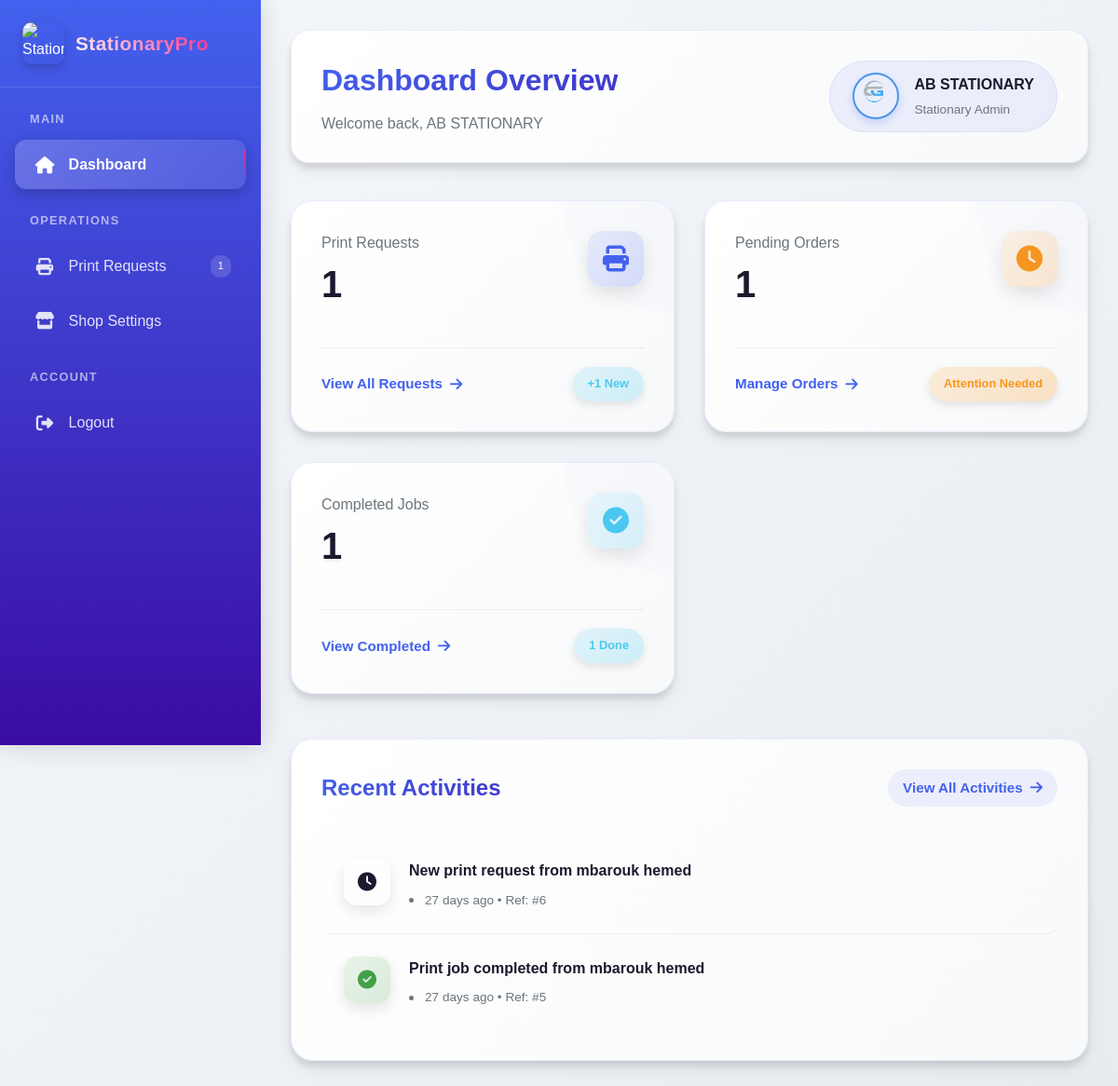
The page /stationary/stationary_dashboard.php (signed in) on the database as committed earlier.
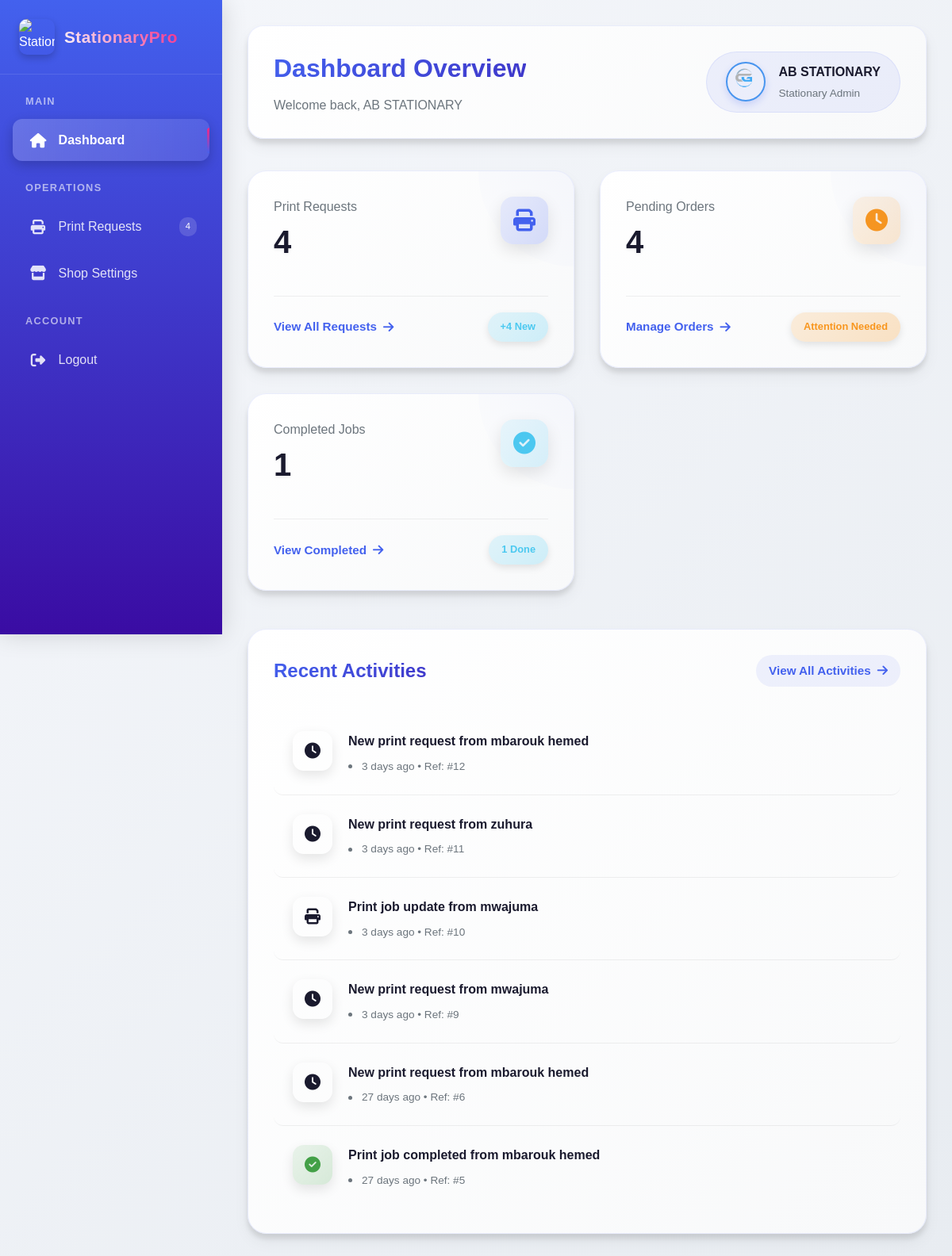
The same page on the database as committed later.
### tables this page shows
CREATE TABLE `stationery` (
  `stationery_id` int(11) NOT NULL,
  `name` varchar(100) NOT NULL,
  `location` varchar(100) DEFAULT NULL,
  `address` text DEFAULT NULL,
  `phone` varchar(20) NOT NULL,
  `email` varchar(100) NOT NULL,
  `whatsapp` varchar(30) DEFAULT NULL,
  `opening_hours` text DEFAULT NULL,
  `description` text DEFAULT NULL,
  `logo` varchar(255) DEFAULT NULL,
  `quantity` int(11) NOT NULL DEFAULT 0,
  `price` decimal(10,2) NOT NULL DEFAULT 0.00,
  `password` varchar(255) NOT NULL,
  `created_at` timestamp NULL DEFAULT current_timestamp(),
  `updated_at` timestamp NULL DEFAULT current_timestamp() ON UPDATE current_timestamp()
);

CREATE TABLE `print_jobs` (
  `job_id` int(11) NOT NULL,
  `user_name` varchar(100) NOT NULL,
  `phone_number` varchar(20) NOT NULL,
  `stationery_id` int(11) NOT NULL,
  `content` text DEFAULT NULL,
  `file_path` varchar(255) DEFAULT NULL,
  `copies` int(11) NOT NULL,
  `print_type` enum('black','color') NOT NULL,
  `special_instructions` text DEFAULT NULL,
  `status` enum('pending','processing','completed','cancelled') DEFAULT 'pending',
  `created_at` timestamp NULL DEFAULT current_timestamp()
);

### stationary/stationary_dashboard.php (the view, shortened to what this page needs)
<?php
include("../connection.php");
$stationary_id = $_SESSION['stationary_admin_id'];
$print_query = "SELECT COUNT(*) as count FROM print_jobs WHERE stationery_id = ? AND status IN ('pending', 'processing')";
$print_stmt = $conn->prepare($print_query);
$print_stmt->bind_param("i", $stationary_id);
$print_stmt->execute();
$print_result = $print_stmt->get_result();
$print_data = $print_result->fetch_assoc();
$print_count = $print_data['count'];
$orders_query = "SELECT COUNT(*) as count FROM print_jobs WHERE stationery_id = ? AND status = 'pending'";
$orders_stmt = $conn->prepare($orders_query);
$orders_stmt->bind_param("i", $stationary_id);
$orders_stmt->execute();
$orders_result = $orders_stmt->get_result();
$orders_data = $orders_result->fetch_assoc();
$orders_count = $orders_data['count'];
$completed_query = "SELECT COUNT(*) as count FROM print_jobs WHERE stationery_id = ? AND status = 'completed'";
$completed_stmt = $conn->prepare($completed_query);
$completed_stmt->bind_param("i", $stationary_id);
$completed_stmt->execute();
$completed_result = $completed_stmt->get_result();
$completed_data = $completed_result->fetch_assoc();
$completed_count = $completed_data['count'];
$activities_query = "
    SELECT 'print' as type, user_name, created_at,
    CASE
        WHEN status = 'pending' THEN 'New print request'
        WHEN status = 'processing' THEN 'Print job in progress'
        WHEN status = 'completed' THEN 'Print job completed'
        ELSE 'Print job update'
    END as description,
    job_id as reference_id,
    status
    FROM print_jobs
    WHERE stationery_id = ?
    ORDER BY created_at DESC
    LIMIT 6
";
$activities_stmt = $conn->prepare($activities_query);
$activities_stmt->bind_param("i", $stationary_id);
$activities_stmt->execute();
$activities_result = $activities_stmt->get_result();
$recent_activities = $activities_result->fetch_all(MYSQLI_ASSOC);
function timeAgo($timestamp) {
    $currentTime = time();
    $timestamp = strtotime($timestamp);
    $timeDiff = $currentTime - $timestamp;
    if ($timeDiff < 60) {
        return "Just now";
    } elseif ($timeDiff < 3600) {
        $minutes = floor($timeDiff / 60);
        return $minutes . " min ago";
    } elseif ($timeDiff < 86400) {
        $hours = floor($timeDiff / 3600);
        return $hours . " hour" . ($hours > 1 ? "s" : "") . " ago";
    } else {
        $days = floor($timeDiff / 86400);
        return $days . " day" . ($days > 1 ? "s" : "") . " ago";
    }
}
$shop_query = "SELECT * FROM stationery WHERE stationery_id = ?";
$shop_stmt = $conn->prepare($shop_query);
$shop_stmt->bind_param("i", $stationary_id);
$shop_stmt->execute();
$shop_result = $shop_stmt->get_result();
$shop_data = $shop_result->fetch_assoc();
?>
<!DOCTYPE html>
<html lang="en">
<head>
    <link rel="stylesheet" href="https://cdnjs.cloudflare.com/ajax/libs/font-awesome/6.4.0/css/all.min.css">
</head>
<body>
    <div class="sidebar">
        <div class="sidebar-header">
            <img src="https://cdn-icons-png.flaticon.com/512/3069/3069172.png" alt="Stationary Logo">
            <h3>StationaryPro</h3>
        </div>
        <div class="sidebar-menu">
            <p class="menu-title">Main</p>
            <a href="stationary_dashboard.php" class="menu-item<?= basename($_SERVER['PHP_SELF']) == 'stationary_dashboard.php' ? ' active' : '' ?>">
                <i class="fas fa-home"></i>
                <span>Dashboard</span>
            </a>
            <p class="menu-title">Operations</p>
            <a href="print_requests.php" class="menu-item<?= basename($_SERVER['PHP_SELF']) == 'print_requests.php' ? ' active' : '' ?>">
                <i class="fas fa-print"></i>
                <span>Print Requests</span>
                <?php if (isset($print_count) && $print_count > 0): ?>
                    <span class="menu-badge"><?= $print_count ?></span>
                <?php endif; ?>
            </a>
            <a href="edit_stationery.php?id=<?= htmlspecialchars($_SESSION['stationary_id'] ?? '') ?>" class="menu-item<?= basename($_SERVER['PHP_SELF']) == 'edit_stationery.php' ? ' active' : '' ?>">
                <i class="fas fa-store"></i>
                <span>Shop Settings</span>
            </a>
            <p class="menu-title">Account</p>
            <a href="../admin/logout.php" class="menu-item">
                <i class="fas fa-sign-out-alt"></i>
                <span>Logout</span>
            </a>
        </div>
    </div>
    <div class="main-content">
        <div class="header">
            <div class="header-title">
                <h1>Dashboard Overview</h1>
                <p>Welcome back, <?= htmlspecialchars($_SESSION['stationary_admin_name'] ?? 'Admin') ?></p>
            </div>
            <div class="user-profile">
                <img src="<?= htmlspecialchars($shop_data['logo']) ?>" alt="Shop Logo" style="border-radius: 50%; width: 50px; height: 50px;">
                <div class="user-info">
                    <h4><?= htmlspecialchars($_SESSION['stationary_admin_name'] ?? 'Admin') ?></h4>
                    <p>Stationary Admin</p>
                </div>
            </div>
        </div>
        <div class="dashboard-cards">
            <div class="card">
                <div class="card-header">
                    <div>
                        <p class="card-title">Print Requests</p>
                        <h3 class="card-value"><?= $print_count ?></h3>
                    </div>
                    <div class="card-icon print">
                        <i class="fas fa-print"></i>
                    </div>
                </div>
                <div class="card-footer">
                    <a href="print_requests.php" class="card-link">
                        View All Requests
                        <i class="fas fa-arrow-right"></i>
                    </a>
                    <?php if ($print_count > 0): ?>
                        <span class="card-badge badge-success">+<?= $print_count ?> New</span>
                    <?php else: ?>
                        <span class="card-badge badge-info">No new requests</span>
                    <?php endif; ?>
                </div>
            </div>
            <div class="card">
                <div class="card-header">
                    <div>
                        <p class="card-title">Pending Orders</p>
                        <h3 class="card-value"><?= $orders_count ?></h3>
                    </div>
                    <div class="card-icon pending">
                        <i class="fas fa-clock"></i>
                    </div>
                </div>
                <div class="card-footer">
                    <a href="print_requests.php?status=pending" class="card-link">
                        Manage Orders
                        <i class="fas fa-arrow-right"></i>
                    </a>
                    <?php if ($orders_count > 0): ?>
                        <span class="card-badge badge-warning">Attention Needed</span>
                    <?php else: ?>
                        <span class="card-badge badge-info">All clear</span>
                    <?php endif; ?>
                </div>
            </div>
            <div class="card">
                <div class="card-header">
                    <div>
                        <p class="card-title">Completed Jobs</p>
                        <h3 class="card-value"><?= $completed_count ?></h3>
                    </div>
                    <div class="card-icon completed">
                        <i class="fas fa-check-circle"></i>
                    </div>
                </div>
                <div class="card-footer">
                    <a href="print_requests.php?status=completed" class="card-link">
                        View Completed
                        <i class="fas fa-arrow-right"></i>
                    </a>
                    <?php if ($completed_count > 0): ?>
                        <span class="card-badge badge-success"><?= $completed_count ?> Done</span>
                    <?php else: ?>
                        <span class="card-badge badge-info">No completions yet</span>
                    <?php endif; ?>
                </div>
            </div>
        </div>
        <div class="recent-activity">
            <div class="section-header">
                <h3 class="section-title">Recent Activities</h3>
                <a href="print_requests.php" class="view-all">
                    View All Activities
                    <i class="fas fa-arrow-right"></i>
                </a>
            </div>
            <ul class="activity-list">
                <?php if (!empty($recent_activities)): ?>
                    <?php foreach ($recent_activities as $activity): ?>
                        <li class="activity-item">
                            <div class="activity-icon <?= $activity['status'] ?>">
                                <i class="fas fa-<?=
                                    $activity['status'] == 'pending' ? 'clock' :
                                    ($activity['status'] == 'processing' ? 'cog' :
                                    ($activity['status'] == 'completed' ? 'check-circle' : 'print'))
                                ?>"></i>
                            </div>
                            <div class="activity-content">
                                <h4 class="activity-title">
                                    <?= htmlspecialchars($activity['description']) ?>
                                    from <?= htmlspecialchars($activity['user_name']) ?>
                                </h4>
                                <p class="activity-time"><?= timeAgo($activity['created_at']) ?> • Ref: #<?= htmlspecialchars($activity['reference_id']) ?></p>
                            </div>
                        </li>
                    <?php endforeach; ?>
                <?php endif; ?>
            </ul>
        </div>
    </div>
</body>
</html>

Rows that differ between the two databases and show on the page:
added print_jobs: description "New print request", user_name "mbarouk hemed", created_at "3 days ago", job_id "12"
added print_jobs: description "New print request", user_name "zuhura", created_at "3 days ago", job_id "11"
added print_jobs: description "Print job update", user_name "mwajuma", created_at "3 days ago", job_id "10"
added print_jobs: description "New print request", user_name "mwajuma", created_at "3 days ago", job_id "9"
Other text that changed with them:
$print_count: "1" → "4"
$orders_count: "1" → "4"
